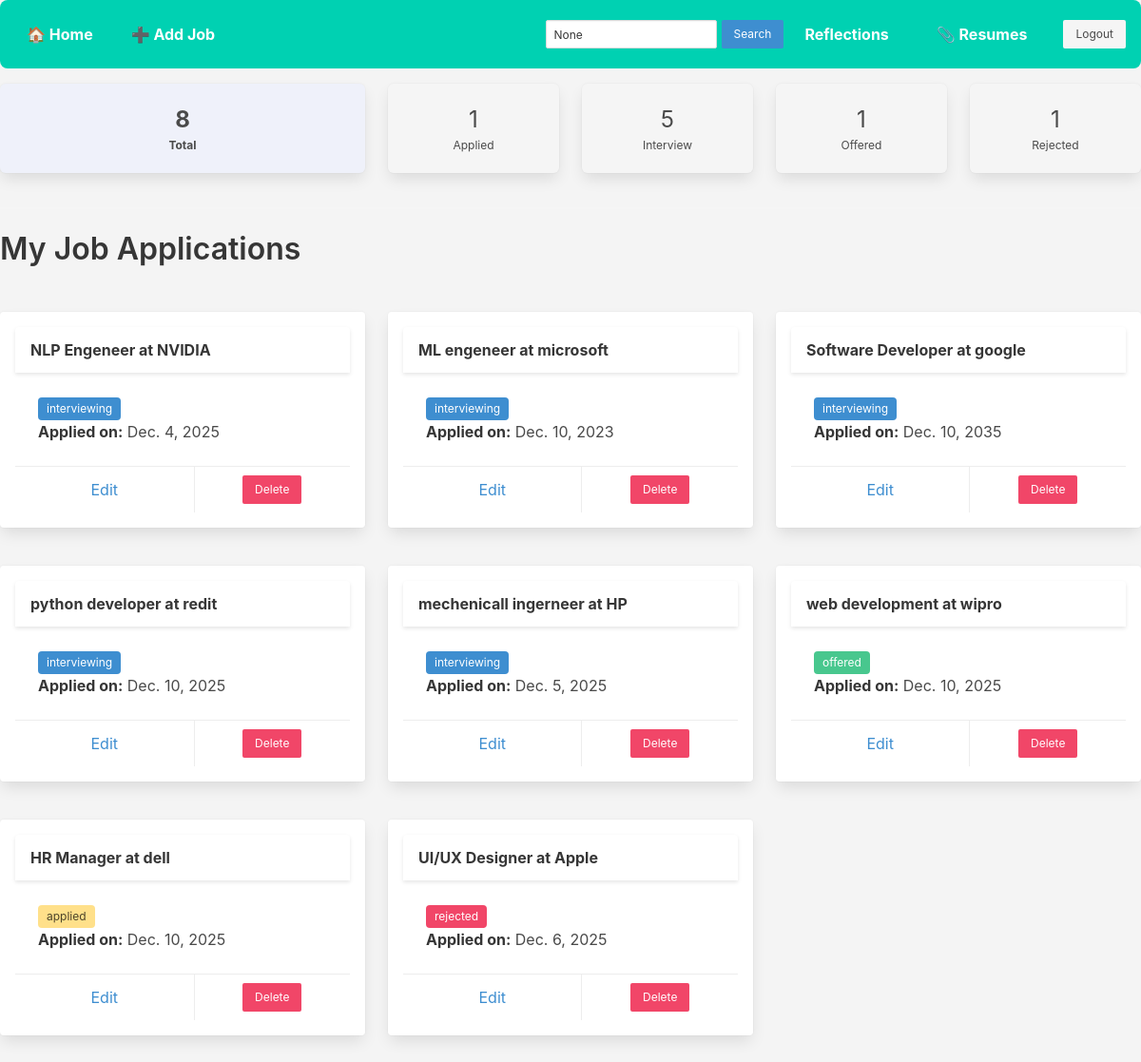
The page /joblist/ (signed in) on the database as committed earlier.
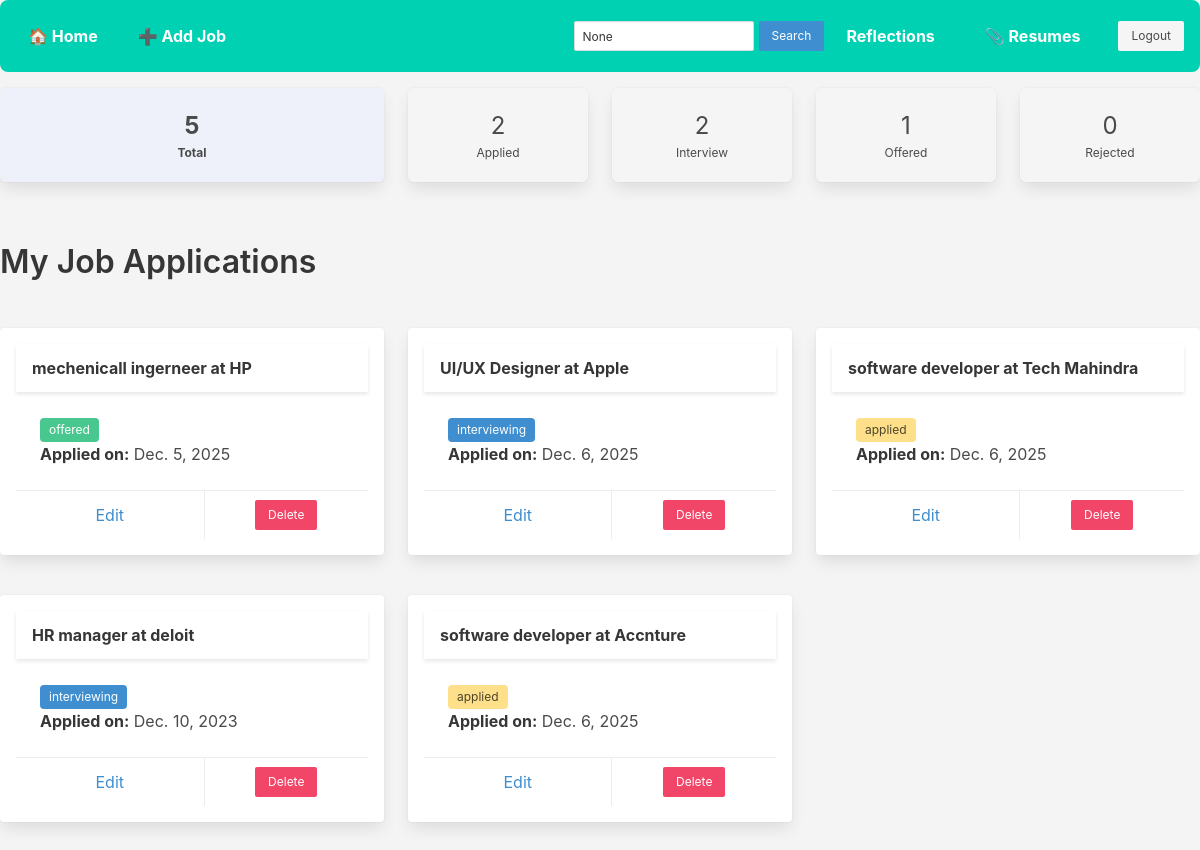
The same page on the database as committed later.
### jobs/models.py (models this page shows, shortened)
class Job(models.Model):
    STATUS_CHOICES = [
        ('applied', 'Applied'),
        ('interviewing', 'Interviewing'),
        ('offered', 'Offered'),
        ('rejected', 'Rejected'),
    ]
    user = models.ForeignKey(User, on_delete=models.CASCADE)
    company_name = models.CharField(max_length=100)
    position = models.CharField(max_length=100)
    application_date = models.DateField()
    status = models.CharField(max_length=20, choices=STATUS_CHOICES)
    notes = models.TextField(blank=True)
    from django.db import models

### jobs/views.py (the view)
# urls.py: path('joblist/', views.job_list, name="joblist"),
@login_required
def job_list(request):
    jobs = Job.objects.filter(user=request.user)
    query = request.GET.get('q')
    status_filter = request.GET.get('status')
    if query:
        jobs = jobs.filter(
            Q(company_name__icontains=query) | Q(position__icontains=query)
        )
    if status_filter and status_filter != "All":
        jobs = jobs.filter(status=status_filter)
    total_jobs = jobs.count()
    status_counts = {
        'Applied': jobs.filter(status='applied').count(),
        'Interview': jobs.filter(status='interviewing').count(),
        'Offered': jobs.filter(status='offered').count(),
        'Rejected': jobs.filter(status='rejected').count(),
    }
    context = {
        'jobs': jobs,
        'total_jobs': total_jobs,
        'status_counts': status_counts,
        'query': query,
        'status_filter': status_filter,
        'status_choices': ['All', 'Applied', 'Interview', 'Offered', 'Rejected']
    }
    return render(request, 'job_list.html', context)

### jobs/templates/job_list.html (shortened to what this page needs)
{% extends 'base.html' %}
{% block content %}
<div class="navbar mb-4 is-flex is-align-items-center is-justify-content-space-between">
      <div class="navbar-start">
        <a class="navbar-item">🏠 Home</a>
        <a class="navbar-item" href="{% url 'create_job' %}">➕ Add Job</a>
      </div>
      <div class="navbar-end is-flex is-align-items-center" style="gap: 10px;">
      <form method="GET" class="is-flex is-align-items-center" style="gap: 5px;">
        <input type="text" name="q" placeholder="Search"
              value="{{ query }}" class="input is-small" style="width: 180px;">
        <button type="submit" class="button is-info is-small">Search</button>
      </form>
      <a class="navbar-item" href="{% url 'reflection_list' %}"> Reflections</a>
      <a class="navbar-item" href="{% url 'resume_list' %}">📎 Resumes</a>
          <form action="{% url 'logout' %}" method="post">
            <button class="button is-light is-small" type="submit">Logout</button>
          </form>
          </div>
        </div>
        <div class="columns is-multiline is-mobile mb-5">
            <div class="column is-4">
              <a href="{% url 'joblist' %}" class="box has-text-centered {% if not status_filter or status_filter == 'All' %}has-background-link-light has-text-weight-bold{% else %}has-background-light{% endif %}">
                <p class="is-size-4">{{ total_jobs }}</p>
                <p class="is-size-7">Total</p>
              </a>
            </div>
            <div class="column is-2">
              <a href="?status=applied" class="box has-text-centered {% if status_filter == 'Applied' %}has-background-warning-light has-text-weight-bold{% else %}has-background-light{% endif %}">
                <p class="is-size-4">{{ status_counts.Applied }}</p>
                <p class="is-size-7">Applied</p>
              </a>
            </div>
            <div class="column is-2">
              <a href="?status=interviewing" class="box has-text-centered {% if status_filter == 'Interview' %}has-background-info-light has-text-weight-bold{% else %}has-background-light{% endif %}">
                <p class="is-size-4">{{ status_counts.Interview }}</p>
                <p class="is-size-7">Interview</p>
              </a>
            </div>
            <div class="column is-2">
              <a href="?status=offered" class="box has-text-centered {% if status_filter == 'Offered' %}has-background-success-light has-text-weight-bold{% else %}has-background-light{% endif %}">
                <p class="is-size-4">{{ status_counts.Offered }}</p>
                <p class="is-size-7">Offered</p>
              </a>
            </div>
            <div class="column is-2">
              <a href="?status=rejected" class="box has-text-centered {% if status_filter == 'Rejected' %}has-background-danger-light has-text-weight-bold{% else %}has-background-light{% endif %}">
                <p class="is-size-4">{{ status_counts.Rejected }}</p>
                <p class="is-size-7">Rejected</p>
              </a>
            </div>
        </div>
<hr>
<h1 class="title">My Job Applications</h1>
<br>
            <div class="columns is-multiline">
              {% for job in jobs %}
                <div class="column is-one-third">
                  <div class="card">
                    <header class="card-header">
                      <p class="card-header-title">
                        {{ job.position }} at {{ job.company_name }}
                      </p>
                    </header>
                    <div class="card-content">
                      <div class="content">
                        <span class="tag
                          {% if job.status == 'applied' %}is-warning
                          {% elif job.status == 'interviewing' %}is-info
                          {% elif job.status == 'offered' %}is-success
                          {% elif job.status == 'rejected' %}is-danger
                          {% else %}is-light{% endif %}">
                          {{ job.status }}
                        </span>
                        <p><strong>Applied on:</strong> {{ job.application_date }}</p>
                      </div>
                    </div>
                    <footer class="card-footer">
                      <a href="{% url 'update_job' job.pk %}" class="card-footer-item has-text-info">Edit</a>
                      <form method="POST" action="{% url 'reflect_and_delete' job.id %}" onsubmit="return confirmDelete();" class="card-footer-item p-0">
                        <button type="submit" class="button is-danger is-small m-2">Delete</button>
                      </form>
                    </footer>
                  </div>
                </div>
              {% empty %}
                <p class="has-text-grey">No jobs added yet.</p>
              {% endfor %}
            </div>
{% endblock %}

### jobs/templates/base.html (shortened to what this page needs)
<!DOCTYPE html>
<html lang="en">
<head>
    <link rel="stylesheet" href="https://cdn.jsdelivr.net/npm/bulma@0.9.4/css/bulma.min.css">
</head>
<body>
        {% block content %}
        {% endblock %}
</body>
</html>

### jobs/templates/base.html (style rules this page uses)
body { padding: 0rem; background-color: #f4f4f4; }
.navbar { background-color: #00d1b2; padding: 1rem; border-radius: 8px; margin-bottom: 2rem; }
.navbar a { color: white; font-weight: bold; margin-right: 1rem; }
.card { padding: 1rem; margin-bottom: 1rem; }

Rows that differ between the two databases and show on the page:
removed Job: position "NLP Engeneer", company_name "NVIDIA", status "interviewing", application_date "Dec. 4, 2025"
removed Job: position "ML engeneer", company_name "microsoft", status "interviewing", application_date "Dec. 10, 2023"
removed Job: position "Software Developer", company_name "google", status "interviewing", application_date "Dec. 10, 2035"
removed Job: position "python developer", company_name "redit", status "interviewing", application_date "Dec. 10, 2025"
removed Job: position "web development", company_name "wipro", status "offered", application_date "Dec. 10, 2025"
removed Job: position "HR Manager", company_name "dell", status "applied", application_date "Dec. 10, 2025"
changed Job "mechenicall ingerneer": status "interviewing" → "offered"
changed Job "UI/UX Designer": status "rejected" → "interviewing"
added Job: position "software developer", company_name "Tech Mahindra", status "applied", application_date "Dec. 6, 2025"
added Job: position "HR manager", company_name "deloit", status "interviewing", application_date "Dec. 10, 2023"
added Job: position "software developer", company_name "Accnture", status "applied", application_date "Dec. 6, 2025"
Other text that changed with them:
{{ total_jobs }}: "8" → "5"
{{ status_counts.Applied }}: "1" → "2"
{{ status_counts.Interview }}: "5" → "2"
{{ status_counts.Rejected }}: "1" → "0"
